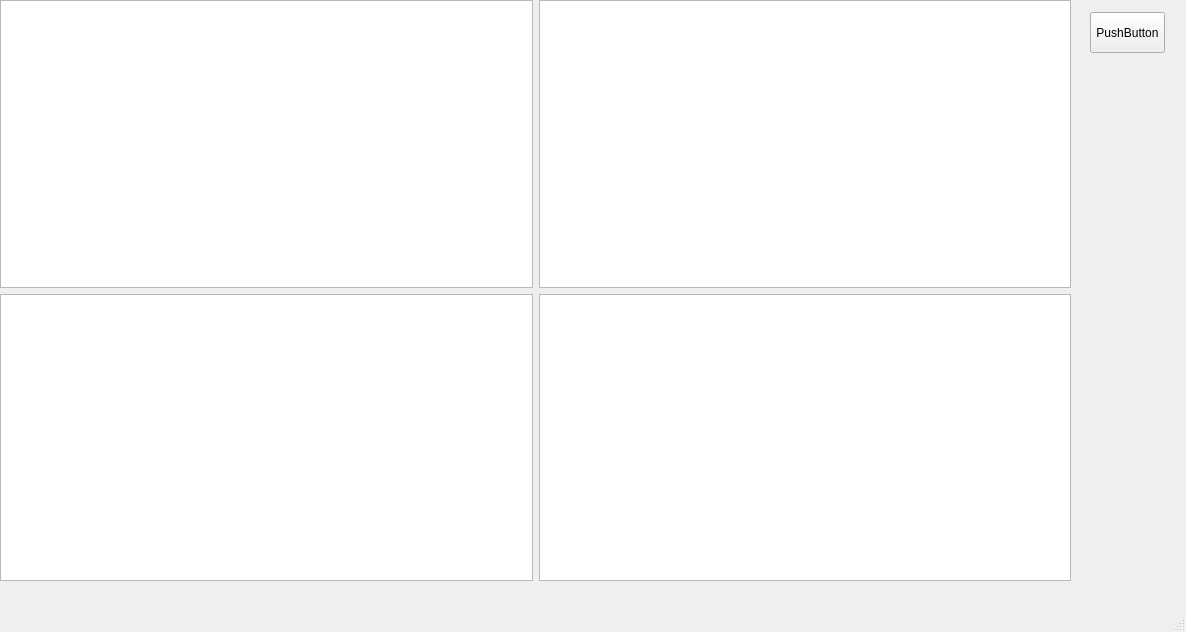
<?xml version="1.0" encoding="UTF-8"?>
<ui version="4.0">
 <class>MainWindow</class>
 <widget class="QMainWindow" name="MainWindow">
  <property name="geometry">
   <rect>
    <x>0</x>
    <y>0</y>
    <width>1186</width>
    <height>632</height>
   </rect>
  </property>
  <property name="windowTitle">
   <string>MainWindow</string>
  </property>
  <widget class="QWidget" name="centralwidget">
   <widget class="QPushButton" name="pushButton">
    <property name="geometry">
     <rect>
      <x>1090</x>
      <y>12</y>
      <width>75</width>
      <height>41</height>
     </rect>
    </property>
    <property name="text">
     <string>PushButton</string>
    </property>
   </widget>
   <widget class="QWidget" name="gridLayoutWidget">
    <property name="geometry">
     <rect>
      <x>0</x>
      <y>0</y>
      <width>1071</width>
      <height>581</height>
     </rect>
    </property>
    <layout class="QGridLayout" name="gridLayout">
     <item row="2" column="0">
      <widget class="QGraphicsView" name="graphicsView_LB"/>
     </item>
     <item row="1" column="0">
      <widget class="QGraphicsView" name="graphicsView_LT"/>
     </item>
     <item row="1" column="1">
      <widget class="QGraphicsView" name="graphicsView_RT"/>
     </item>
     <item row="2" column="1">
      <widget class="QGraphicsView" name="graphicsView_RB"/>
     </item>
    </layout>
   </widget>
  </widget>
  <widget class="QMenuBar" name="menubar">
   <property name="geometry">
    <rect>
     <x>0</x>
     <y>0</y>
     <width>1186</width>
     <height>21</height>
    </rect>
   </property>
  </widget>
  <widget class="QStatusBar" name="statusbar"/>
 </widget>
 <resources/>
 <connections/>
</ui>
